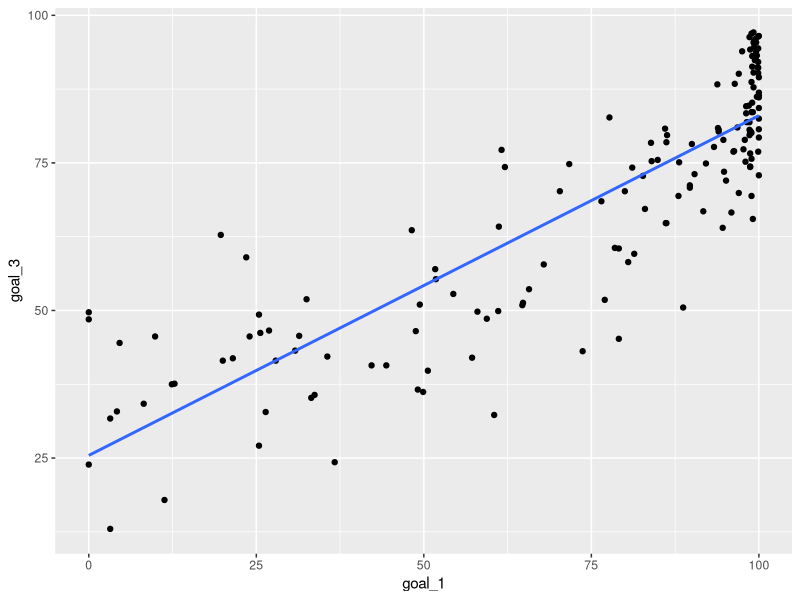
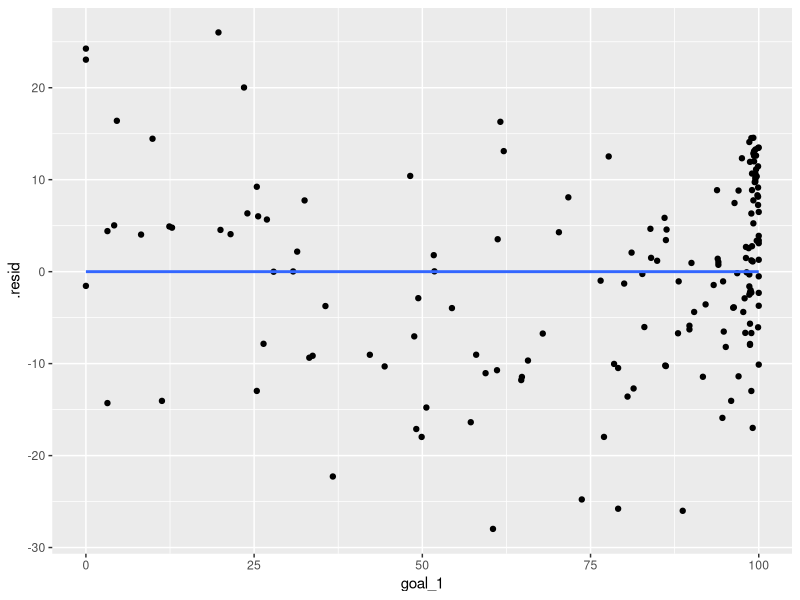

Here is the R script that generated these plots, in order:
library(tidyverse)
set.seed(69420)

sdr_goals <- read_csv("data/sdr_fd5e4b5a.csv") %>% mutate(goal_1 = `Goal 1 Score`, goal_3 = `Goal 3 Score`) %>% select(goal_1, goal_3) %>% filter(!is.na(goal_1) & !is.na(goal_3))

# cor(x = sdr_goals$goal_1, y = sdr_goals$goal_3)
sdr_goals %>% ggplot(aes(x=goal_1, y=goal_3)) + geom_point() + geom_smooth(method="lm", se=FALSE)

model <- lm(goal_3 ~ goal_1, data = sdr_goals)
summary(model)$coefficients

df <- fortify(model)
df %>% ggplot(aes(x = goal_1, y = .resid)) + geom_point() + geom_smooth(method="lm", se=FALSE)